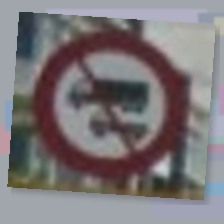
#> input picture data/generated/stage_c_sprint_02_synthetic_topup/no_heavy_vehicle/S02-006_no_heavy_vehicle.jpg, 224 x 224 px
$ python -i collect_stage_c_manual_01_no_straight_ahead.py   (imports and definitions only)
#> lines starting #> are read from the running program, lines starting #| are printed output that depends on the picture; after the words box and inside, x2 and y2 are one past the last pixel; in counts of white or black regions, pixels touching at a corner belong together
#> further down, picture is the input picture: PIL image 224x224 RGB; mean R, G, B 123.7, 118.3, 120.7
from __future__ import annotations

import argparse
import csv
import hashlib
import html
import re
import shutil
import time
from dataclasses import dataclass
from datetime import UTC, datetime
from io import BytesIO
from pathlib import Path
from typing import Any

import cv2
import numpy as np
import requests
from PIL import Image, ImageDraw, ImageOps, UnidentifiedImageError

PROJECT_ROOT = Path(__file__).resolve().parents[1]
STAGE_ID = "stage_c_manual_01_visual_commons"
TARGET_ID = "no_straight_ahead"
DISPLAY_NAME = "No straight ahead"
COMMONS_API_URL = "https://commons.wikimedia.org/w/api.php"
USER_AGENT = "MiniProjectRoadSignResearch/1.0 (academic coursework data provenance)"

MANUAL_ROOT = PROJECT_ROOT / "data/raw/manual_collection/stage_c_manual_01/no_straight_ahead"
ORIGINAL_ROOT = MANUAL_ROOT / "original"
CROP_ROOT = MANUAL_ROOT / "crops"
MANIFEST_PATH = PROJECT_ROOT / "data/manifests/stage_c_manual_01_candidates.csv"
TRACKER_PATH = PROJECT_ROOT / "data/manifests/CURRENT_DATA_PROGRESS.csv"
CONTACT_SHEET_PATH = (
    PROJECT_ROOT
    / "outputs/review/00_CURRENT_REVIEW/stage_c_manual_no_straight_ahead_contact_sheet.jpg"
)
ASSIGNMENT_REFERENCE_PATH = PROJECT_ROOT / "data/official/assignment_images/Red Signs/010_1_0013.png"


@dataclass(frozen=True)
class CandidateSpec:
    title: str
    source_modality: str
    notes: str


CANDIDATES: tuple[CandidateSpec, ...] = (
    CandidateSpec(
        "File:China road sign \u7981 24.svg",
        "official_style_reference_diagram",
        "China/GB-style no-straight-ahead sign; exact visual family for coursework sign_010.",
    ),
    CandidateSpec(
        "File:Vietnam road sign P136.svg",
        "official_style_reference_diagram",
        "Vietnam official-style no-straight-ahead sign with arrow and red slash.",
    ),
    CandidateSpec(
        "File:IE road sign RUS-011.svg",
        "official_style_reference_diagram",
        "Ireland official-style RUS-011 no-straight-ahead sign.",
    ),
    CandidateSpec(
        "File:Signs-1050382, Heuston Station, Dublin, Ireland.jpg",
        "real_road_photo_visual_match",
        "Real road photo with a straight-arrow-only RUS-011 no-straight-ahead sign.",
    ),
    CandidateSpec(
        "File:KR road sign 212.svg",
        "official_style_reference_diagram",
        "Korean official-style no-straight-ahead sign with a straight arrow only.",
    ),
    CandidateSpec(
        "File:Road sign Thailand.jpg",
        "real_road_photo_visual_match",
        "Real road photo; red circle, black straight arrow, and red prohibition slash.",
    ),
    CandidateSpec(
        "File:Irish No Entry old style 146361.jpg",
        "real_road_photo_visual_match",
        "Real road photo showing no-entry-one-way-street/no-straight-ahead arrow sign.",
    ),
    CandidateSpec(
        "File:Sign-1140468, Terenure, Dublin, Ireland.jpg",
        "real_road_photo_visual_match",
        "Real road photo with a clear no-straight-ahead arrow-slash sign.",
    ),
    CandidateSpec(
        "File:IE road sign RUS 011 & P 050.jpg",
        "real_road_photo_visual_match",
        "Real road photo of RUS-011 plus parking plate; crop targets RUS-011 only.",
    ),
    CandidateSpec(
        "File:Sign-1130767, Dingle Peninsula, Co. Kerry, Ireland.jpg",
        "real_road_photo_visual_match",
        "Real road photo of RUS-011 no-straight-ahead with surrounding context.",
    ),
)

FIELDNAMES = [
    "stage_id",
    "candidate_id",
    "semantic_sign_id",
    "display_name",
    "source_title",
    "commons_page_url",
    "source_file_url",
    "download_url",
    "license_short_name",
    "license_url",
    "artist",
    "source_modality",
    "mapping_evidence",
    "assignment_reference_path",
    "local_original_path",
    "local_crop_path",
    "source_sha256",
    "crop_sha256",
    "source_width",
    "source_height",
    "crop_width",
    "crop_height",
    "crop_bbox_xyxy",
    "crop_method",
    "review_status",
    "counts_for_candidate_coverage",
    "notes",
]


def project_rel(path: Path) -> str:
    return path.resolve().relative_to(PROJECT_ROOT.resolve()).as_posix()


def sha256_bytes(content: bytes) -> str:
    return hashlib.sha256(content).hexdigest()


# [100 lines left out: functions slug, strip_html, safe_reset, commons_image_info, download_commons_raster, image_from_bytes, not called in this run]


def save_image_bytes(content: bytes, path: Path) -> None:
    path.parent.mkdir(parents=True, exist_ok=True)
    path.write_bytes(content)


# [7 lines left out: function save_crop, not called in this run]


def red_sign_crop(image: Image.Image) -> tuple[Image.Image, tuple[int, int, int, int], str]:
    rgb = np.array(image.convert("RGB"))
    height, width = rgb.shape[:2]
#> height = 224; width = 224
    scale = 1.0
    work = rgb
    if max(height, width) > 1600:
        scale = 1600 / max(height, width)
        work = cv2.resize(
            rgb,
            (max(1, int(width * scale)), max(1, int(height * scale))),
            interpolation=cv2.INTER_AREA,
        )

    hsv = cv2.cvtColor(work, cv2.COLOR_RGB2HSV)
#> hsv: shape (224, 224, 3); mean H, S, V 100.3, 41.7, 130.4
    low_red = cv2.inRange(hsv, np.array([0, 45, 45]), np.array([16, 255, 255]))
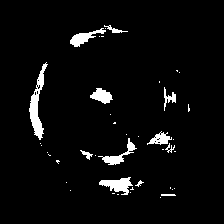
#> low_red: shape (224, 224); 4.2% white; 42 white regions (30 under 20 px), largest, box (x1, y1, x2, y2) and area: (29, 62, 48, 140) 521, (99, 177, 133, 195) 319, (70, 28, 106, 47) 258
    high_red = cv2.inRange(hsv, np.array([164, 45, 45]), np.array([179, 255, 255]))
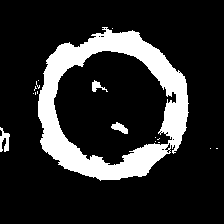
#> high_red: shape (224, 224); 17% white; 17 white regions (13 under 20 px), largest, box (x1, y1, x2, y2) and area: (38, 27, 189, 181) 8163, (0, 127, 10, 152) 144, (111, 122, 128, 134) 110, (92, 80, 108, 92) 85
    mask = cv2.bitwise_or(low_red, high_red)
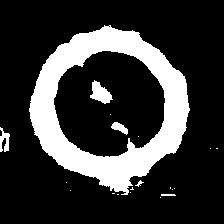
#> mask: shape (224, 224); 21.2% white; 20 white regions (14 under 20 px), largest, box (x1, y1, x2, y2) and area: (29, 25, 190, 195) 10016, (90, 80, 113, 104) 304, (0, 127, 10, 152) 144, (111, 122, 128, 135) 116, (161, 194, 176, 196) 29, (135, 180, 144, 187) 23
    kernel = np.ones((5, 5), np.uint8)
    mask = cv2.morphologyEx(mask, cv2.MORPH_CLOSE, kernel, iterations=2)
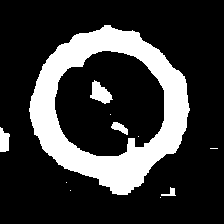
#> mask: shape (224, 224); 21.9% white; 11 white regions (6 under 20 px), largest, box (x1, y1, x2, y2) and area: (29, 25, 190, 195) 10303, (90, 80, 113, 104) 308, (0, 127, 10, 152) 189, (111, 122, 128, 135) 118, (161, 187, 176, 196) 60
    mask = cv2.dilate(mask, kernel, iterations=1)
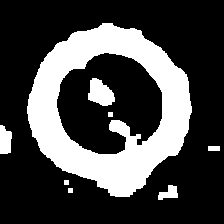
#> mask: shape (224, 224); 27.7% white; 8 white regions

    contours, _ = cv2.findContours(mask, cv2.RETR_EXTERNAL, cv2.CHAIN_APPROX_SIMPLE)
#> contours = 6 contours, 2 with area under 20; largest, box (x1, y1, x2, y2) and area: (27, 23, 192, 197) 20288, (0, 125, 12, 154) 250, (158, 185, 178, 200) 154, (208, 146, 220, 151) 44
    best: tuple[float, int, int, int, int] | None = None
    image_area = work.shape[0] * work.shape[1]
#> image_area = 50176
    for contour in contours:
        x, y, bbox_width, bbox_height = cv2.boundingRect(contour)
        area = cv2.contourArea(contour)
        if bbox_width < 18 or bbox_height < 18 or area < 70:
            continue
        aspect = bbox_width / bbox_height
        density = area / (bbox_width * bbox_height)
        if aspect < 0.45 or aspect > 2.1 or density < 0.025:
            continue
        score = area * (1.25 - min(abs(aspect - 1.0), 1.0) * 0.3) * (0.8 + min(density, 0.55))
        if bbox_width * bbox_height > image_area * 0.4:
            score *= 0.2
        if best is None or score > best[0]:
            best = (score, x, y, bbox_width, bbox_height)
#> this loop made 6 passes
#> (x, y, bbox_width, bbox_height, area, aspect, density, score) on pass 6: (27, 23, 165, 174, 20288.5, 0.948, 0.707, 6762.4)
#> (x, y, bbox_width, bbox_height, area) on passes 2, 5: (158, 185, 20, 15, 153.5), (0, 125, 12, 29, 250)

    if best is None:
        side = min(width, height)
        x1 = (width - side) // 2
        y1 = (height - side) // 2
        bbox = (x1, y1, x1 + side, y1 + side)
        return image.crop(bbox), bbox, "center_fallback_no_red_component"

    _, x, y, bbox_width, bbox_height = best
    x = int(x / scale)
    y = int(y / scale)
    bbox_width = int(bbox_width / scale)
    bbox_height = int(bbox_height / scale)
    pad = int(max(bbox_width, bbox_height) * 0.45)
#> pad = 78
    x1 = max(0, x - pad)
#> x1 = 0
    y1 = max(0, y - pad)
#> y1 = 0
    x2 = min(width, x + bbox_width + pad)
#> x2 = 224
    y2 = min(height, y + bbox_height + pad)
#> y2 = 224

    side = max(x2 - x1, y2 - y1)
#> side = 224
    cx = (x1 + x2) // 2
#> cx = 112
    cy = (y1 + y2) // 2
#> cy = 112
    x1 = max(0, cx - side // 2)
    y1 = max(0, cy - side // 2)
    x2 = min(width, x1 + side)
    y2 = min(height, y1 + side)
    x1 = max(0, x2 - side)
    y1 = max(0, y2 - side)
    bbox = (x1, y1, x2, y2)
#> bbox = (0, 0, 224, 224)
    return image.crop(bbox), bbox, "red_component_auto_crop"


# [158 lines left out: functions materialize_candidates, write_manifest, make_contact_sheet, update_tracker, main, not called in this run]


# [2 lines not run here, left out]

>>> from PIL import Image
>>> picture = Image.open('../data/generated/stage_c_sprint_02_synthetic_topup/no_heavy_vehicle/S02-006_no_heavy_vehicle.jpg')
>>> result = red_sign_crop(picture)
